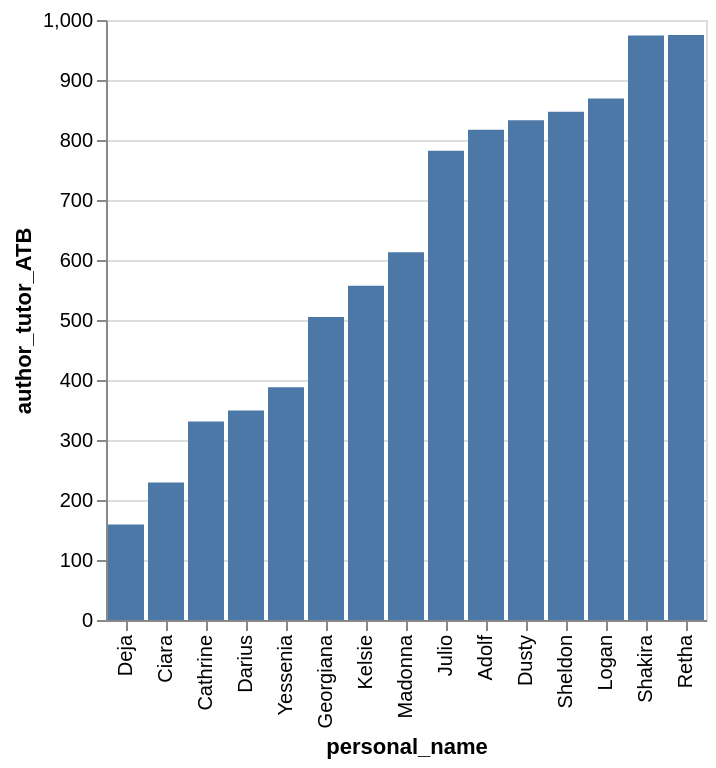

Write the Vega-Lite specification saved for this chart.
### Vega-Lite specification from a JSON file in a GitHub repository (floating-point values rounded to 4 significant figures)
{"data": {"values": [{"x_data": "Adolf", "y_data": 817}, {"x_data": "Cathrine", "y_data": 331}, {"x_data": "Ciara", "y_data": 229}, {"x_data": "Darius", "y_data": 349}, {"x_data": "Deja", "y_data": 159}, {"x_data": "Dusty", "y_data": 833}, {"x_data": "Georgiana", "y_data": 505}, {"x_data": "Julio", "y_data": 782}, {"x_data": "Kelsie", "y_data": 557}, {"x_data": "Logan", "y_data": 869}, {"x_data": "Madonna", "y_data": 613}, {"x_data": "Retha", "y_data": 975}, {"x_data": "Shakira", "y_data": 974}, {"x_data": "Sheldon", "y_data": 847}, {"x_data": "Yessenia", "y_data": 388}]}, "mark": "bar", "encoding": {"x": {"field": "x_data", "type": "nominal", "title": "personal_name", "sort": {"op": "sum", "field": "y_data", "order": "ascending"}}, "y": {"field": "y_data", "type": "quantitative", "title": "author_tutor_ATB"}}}
